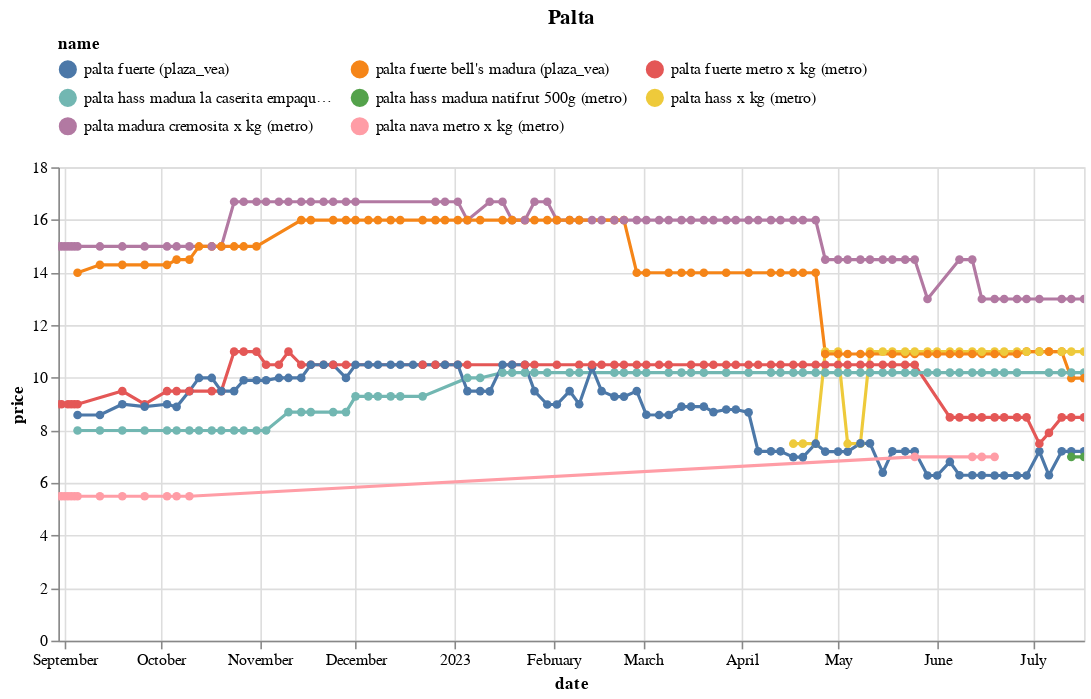

This figure's notebook cell:
### Code cell
(df
 .loc[df.name.isin(names)]
 .pipe(alt.Chart)
 .mark_line(point=True)
 .encode(x='date', y='price', color='name', tooltip=['name','price'])
 .properties(width=650, title='Palta')
 .interactive()
 .configure_legend(orient='top', columns=3)
)

### Figure 1 — Vega-Lite specification as saved in the notebook (floating-point values rounded to 4 significant figures; data arrays with more than 128 entries replaced by an {"elided": "..."} marker saying what was removed)
{"config": {"view": {"continuousWidth": 300, "continuousHeight": 300}, "legend": {"columns": 3, "orient": "top"}}, "data": {"name": "data-aa211ff18f0251629a491aacb22b22ae"}, "mark": {"type": "line", "point": true}, "encoding": {"color": {"field": "name", "type": "nominal"}, "tooltip": [{"field": "name", "type": "nominal"}, {"field": "price", "type": "quantitative"}], "x": {"field": "date", "type": "temporal"}, "y": {"field": "price", "type": "quantitative"}}, "params": [{"name": "param_14", "select": {"type": "interval", "encodings": ["x", "y"]}, "bind": "scales"}], "title": "Palta", "width": 650, "$schema": "https://vega.github.io/schema/vega-lite/v5.8.0.json", "datasets": {"data-aa211ff18f0251629a491aacb22b22ae": {"elided": "436 records"}}}
